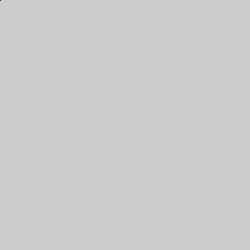
Frame 1 (no input)
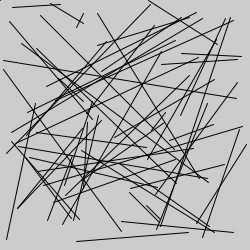
Frame 60 (the mouse pressed at the canvas centre just before this capture)
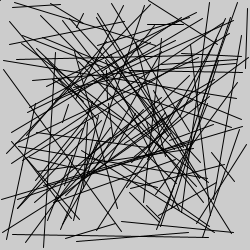
Frame 120 (the mouse held since frame 60 and released just before this capture)

The Processing sketch that drew these frames (run headless with seeded random() and noise(); from frame 60 on, the mouse is pressed at the canvas centre):

// Processing sketch: processing_64595
// ── processing_64595.pde

float StartX = 0;
float StartY = 0;
float EndX = 0;
float EndY = 0;

void setup() {
size(250,250);
}

void draw() {
stroke(0,0,0);
line(StartX,StartY,EndX,EndY);
StartX = random(0,250);
StartY = random(0,250);
EndX = random(0,250);
EndY = random(0,250);
}
